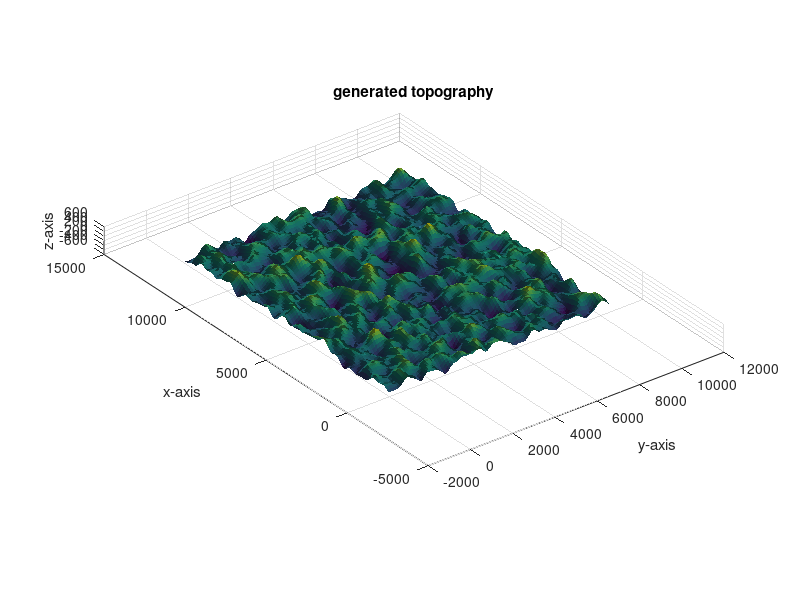

Reproduce this figure in MATLAB. (Note: this script raises an error after producing the figure.)
%------------------------------------------------------------------------------
%-- Example of generating the interface file 
%------------------------------------------------------------------------------

clear

%------------------------------------------------------------------------------
%-- generate x and y
%------------------------------------------------------------------------------

%-- should 6 more than FD points due to ghosts points
nghost = 3;
nx = 126;
ny = 106;
x0 = 0.0;
y0 = 0.0;
dx = 100.0;
dy = 100.0;

x1d = [0 : nx-1] * dx + x0 - nghost * dx;
y1d = [0 : ny-1] * dy + y0 - nghost * dy;

flag_figure = 1;

%------------------------------------------------------------------------------
%-- generate or load topography
%------------------------------------------------------------------------------

topo = zeros(nx,ny);

%-- from https://www.mathworks.com/matlabcentral/answers/218806-random-gaussian-surface-generation
N = [nx ny]; % size in pixels of image
F = 10;        % frequency-filter width
[X,Y] = ndgrid(1:N(1),1:N(2));
i = min(X-1,N(1)-X+1);
j = min(Y-1,N(2)-Y+1);
H = exp(-.5*(i.^2+j.^2)/F^2);
Z = real(ifft2(H.*fft2(randn(N))));
Z = Z .* 1e3;

if flag_figure == 1

  figure
  surf(y1d,x1d,Z,'edgecolor','none');
  xlabel('y-axis');
  ylabel('x-axis');
  zlabel('z-axis');
  daspect([1,1,1]);
  camlight;
  title('generated topography');
  print(gcf,'-dpng','gdlay_topography.png');
end

%-- get from above surface
%for j = 1 : ny
%for i = 1 : nx
%  free_topo(i,j) = Z(i,j);
%end
%end
free_topo = Z;

%------------------------------------------------------------------------------
%-- generate grid interfaces
%------------------------------------------------------------------------------

%-- note: from bottom to top

num_of_interfaces = 2; 

% 1 less than num_of_interfaces, total cell should be nghost more than FD points
num_of_cell_per_layer = [ 63 ];
dz_is_equal_of_layer  = [ 1 ]; % 1:The grid spacing is equal; 0: Is not.
avg_dz_of_layer       = [ 100 ];
smo_sigma             = [ 10, 0]; % last one is not used

%-- use avg_dz and num_of_cell to esti z-axis of each interface
%-- last elem is the free surface
z_of_interfaces(num_of_interfaces) = 0;
for ilay = num_of_interfaces-1 : -1 : 1
  z_of_interfaces(ilay) = z_of_interfaces(ilay+1) ...
        - avg_dz_of_layer(ilay) * num_of_cell_per_layer(ilay);
end

%-- construct grid interfaces from free_topo and z_of_interfaces
x3d = zeros(nx,ny,num_of_interfaces);
y3d = zeros(nx,ny,num_of_interfaces);
z3d = zeros(nx,ny,num_of_interfaces);

%-- set x3d
for n = 1 : num_of_interfaces
for j = 1 : ny
  x3d(:,j,n) = x1d;
end
end

%-- set y3d
for n = 1 : num_of_interfaces
for i = 1 : nx
  y3d(i,:,n) = y1d';
end
end

%- first same to free surface
z3d(:,:,num_of_interfaces) = free_topo;

for ilay = num_of_interfaces-1 : -1 : 1
  %-- smooth free_topo 
  topo  = imgaussfilt(free_topo, smo_sigma(ilay), ...
                      'FilterSize',2*smo_width(ilay)+1);
  z3d(:,:,ilay) = topo + z_of_interfaces(ilay);
end

%------------------------------------------------------------------------------
%-- plot
%------------------------------------------------------------------------------

if flag_figure == 1

  figure
  for ilay = 1 : num_of_interfaces
    surf(x3d(:,:,ilay), y3d(:,:,ilay), z3d(:,:,ilay))
    hold on
  end
  xlabel('y-axis');
  ylabel('x-axis');
  zlabel('z-axis');
  shading flat
  colorbar
  camlight
  %daspect([8,10,110e3*8/5]);
  daspect([1,1,1]);
  title('layers in gdlay');
  print(gcf,'-dpng','gdlay_layers.png');

  for ilay = 1 : num_of_interfaces
    figure
    surf(x3d(:,:,ilay), y3d(:,:,ilay), z3d(:,:,ilay))
    xlabel('y-axis');
    ylabel('x-axis');
    zlabel('z-axis');
    shading flat
    colorbar
    camlight
    %daspect([8,10,110e3*8/5]);
    daspect([1,1,1]);
    title(['layer ',num2str(ilay),'th']);
    print(gcf,'-dpng',['gdlay_lay',num2str(ilay),'.png']);
  end

end

%==============================================================================
%-- write .gdlay file
%==============================================================================
gdlay_file = 'random_topo_single.gdlay'

gdlay_export(gdlay_file, ...
             num_of_interfaces, nx, ny, ...
             num_of_cell_per_layer, ...
             dz_is_equal_of_layer, ...
             x3d, y3d, z3d);

